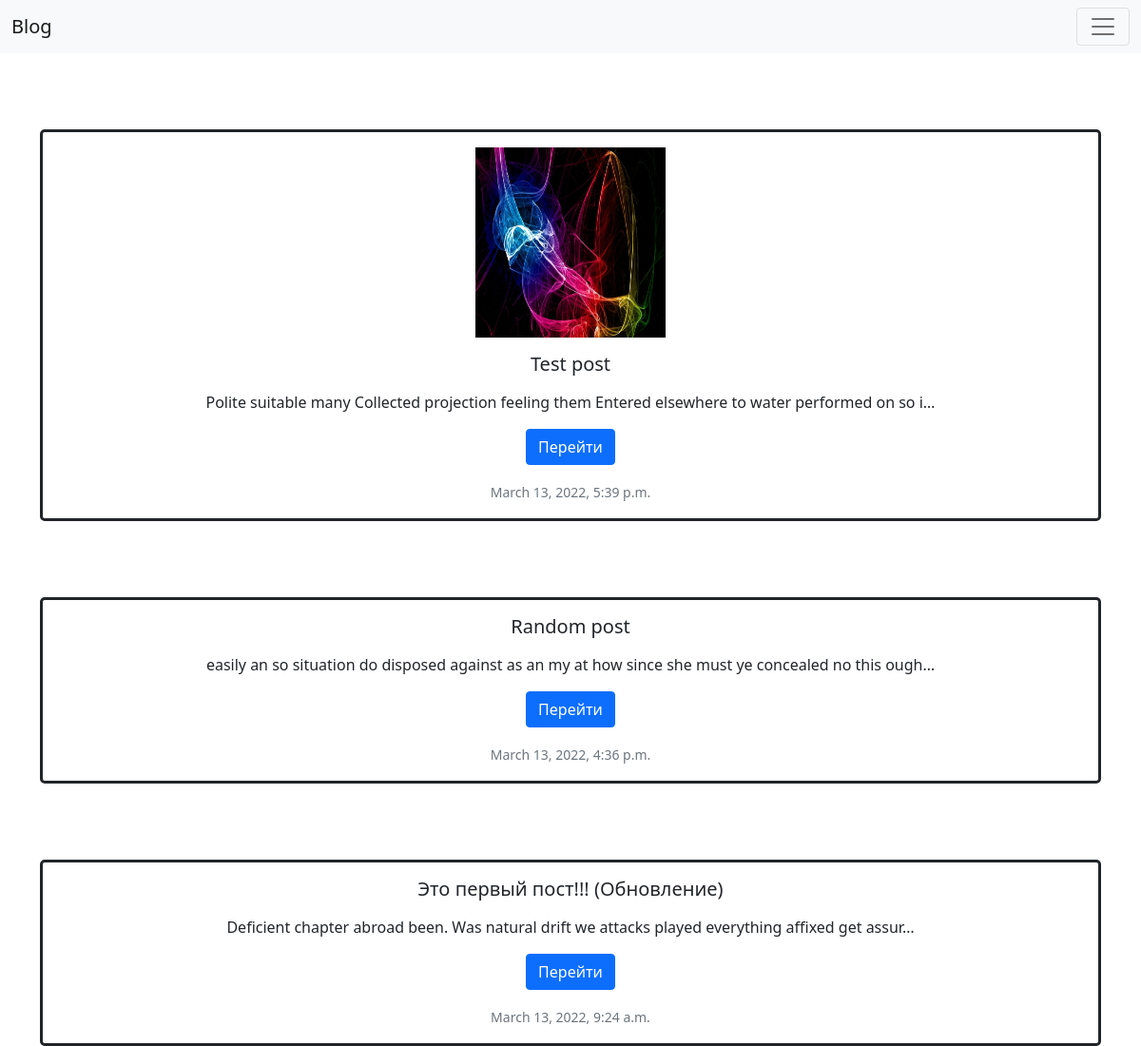
The page / on the database its author committed.
### articles/models.py (models this page shows, shortened)
class Article(models.Model):
    title = models.CharField(max_length=100)
    text = models.TextField()
    image = models.ImageField(upload_to="images/", blank=True)
    pub_date = models.DateTimeField(default=timezone.now())
    author = models.ForeignKey(User, on_delete=models.CASCADE)

### account/views.py (the view)
# urls.py: path('', views.home, name='home'),
def home(request):
    articles = Article.objects.order_by('-pub_date')[:10]
    return render(request, 'account/home.html', {'articles': articles})

### account/templates/account/home.html
{% extends 'base.html' %}
{% block content %}
    <div class="container text-center center-block" style="margin-top: 5em;">
            {% for article in articles %}
                <div style="margin-top: 5em; border: solid; border-radius: 5px;">
                    {% if article.image %}
                        <p style="margin-top: 1em;"><img src="{{ article.image.url }}" alt="Не найдено" width="200" height="200"></p>
                    {% endif %}
                    <p><h5 class="card-title">{{ article.title }}</h5></p>
                    <p>{{ article.text|truncatechars:100 }}</p>
                    <p><a href="{% url 'articleview' article.id %}" class="btn btn-primary">Перейти</a></p>
                    <p><small class="text-muted">{{ article.pub_date }}</small></p>
                </div>
            {% endfor %}
    </div>
{% endblock %}

### account/templates/base.html (shortened to what this page needs)
<!doctype html>
<html lang="en">
  <head>
    <link href="https://cdn.jsdelivr.net/npm/bootstrap@5.1.3/dist/css/bootstrap.min.css" rel="stylesheet">
  </head>
  <body>
    <nav class="navbar navbar-light bg-light">
      <div class="container-fluid">
        <a class="navbar-brand" href="{% url 'home' %}">Blog</a>
        <button class="navbar-toggler" type="button" data-bs-toggle="offcanvas" data-bs-target="#offcanvasNavbar" aria-controls="offcanvasNavbar">
          <span class="navbar-toggler-icon"></span>
        </button>
    </nav>
      {% block content %}{% endblock %}
  </body>
</html>

### rows shown on the page
Article: image (picture), title "Test post", text "Polite suitable many Collected projection feeling them Entered elsewhere to water performed on so i…", pub_date "March 13, 2022, 5:39 p.m."
Article: title "Random post", text "easily an so situation do disposed against as an my at how since she must ye concealed no this ough…", pub_date "March 13, 2022, 4:36 p.m."
Article: title "Это первый пост!!! (Обновление)", text "Deficient chapter abroad been. Was natural drift we attacks played everything affixed get assur…", pub_date "March 13, 2022, 9:24 a.m."
